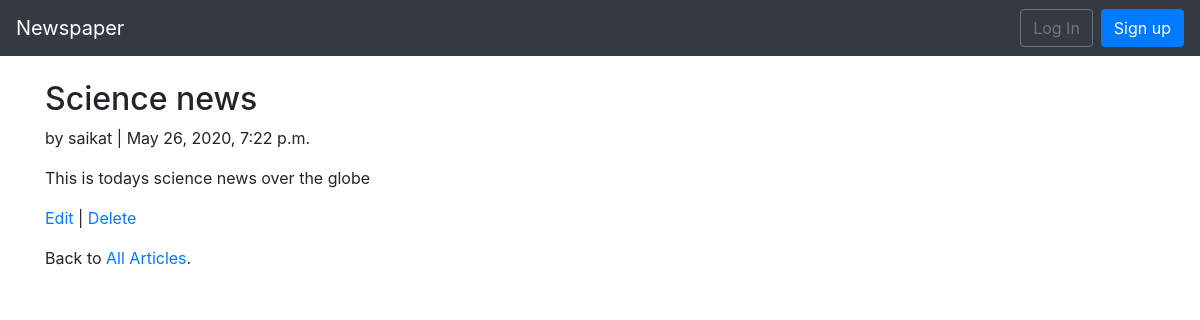
The app's page /articles/3/ with its own data.
### articles/models.py (models this page shows, shortened)
class Article(models.Model):
	title = models.CharField(max_length = 255)
	body = models.TextField()
	date = models.DateTimeField(auto_now_add = True)
	author = models.ForeignKey(
		get_user_model(),
		on_delete = models.CASCADE,
		)

### users/models.py (models this page shows)
class CustomUser(AbstractUser):
	age = models.PositiveIntegerField(null=True,blank=True)

### articles/views.py (the view)
# urls.py: path('<int:pk>/',ArticleDetailView.as_view(),name='article_detail'),
class ArticleDetailView(DetailView):
	model = Article
	template_name = 'article_detail.html'

### templates/article_detail.html
{% extends 'base.html' %}
{% block content %}
<div class="article-entry">
  <h2>{{ object.title }}</h2>
    <p>by {{ object.author }} | {{ object.date }}</p>
    <p>{{ object.body }}</p>
  </div>
  <p><a href="{% url 'article_edit' article.pk %}">Edit</a> | <a href="{% url 'article_delete' article.pk %}">Delete</a></p>
  <p>Back to <a href="{% url 'article_list' %}">All Articles</a>.</p>
{% endblock content %}

### records on screen
Article: title "Science news", author "saikat", date "May 26, 2020, 7:22 p.m.", body "This is todays science news over the globe"
